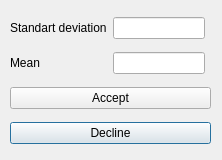
<?xml version="1.0" encoding="UTF-8"?>
<ui version="4.0">
 <class>NoiseParamsDialog</class>
 <widget class="QDialog" name="NoiseParamsDialog">
  <property name="geometry">
   <rect>
    <x>0</x>
    <y>0</y>
    <width>222</width>
    <height>160</height>
   </rect>
  </property>
  <property name="minimumSize">
   <size>
    <width>222</width>
    <height>160</height>
   </size>
  </property>
  <property name="maximumSize">
   <size>
    <width>222</width>
    <height>160</height>
   </size>
  </property>
  <property name="windowTitle">
   <string>Dialog</string>
  </property>
  <property name="sizeGripEnabled">
   <bool>false</bool>
  </property>
  <property name="modal">
   <bool>true</bool>
  </property>
  <widget class="QWidget" name="verticalWidget" native="true">
   <property name="geometry">
    <rect>
     <x>10</x>
     <y>10</y>
     <width>201</width>
     <height>141</height>
    </rect>
   </property>
   <property name="minimumSize">
    <size>
     <width>201</width>
     <height>141</height>
    </size>
   </property>
   <layout class="QGridLayout" name="gridLayout">
    <item row="5" column="0" colspan="3">
     <widget class="QPushButton" name="declineButton">
      <property name="text">
       <string>Decline</string>
      </property>
     </widget>
    </item>
    <item row="0" column="1">
     <widget class="QLineEdit" name="devBox"/>
    </item>
    <item row="2" column="0">
     <widget class="QLabel" name="meanLabel">
      <property name="text">
       <string>Mean</string>
      </property>
     </widget>
    </item>
    <item row="4" column="0" colspan="3">
     <widget class="QPushButton" name="confirmButton">
      <property name="text">
       <string>Accept</string>
      </property>
     </widget>
    </item>
    <item row="2" column="1">
     <widget class="QLineEdit" name="meanBox"/>
    </item>
    <item row="0" column="0">
     <widget class="QLabel" name="devLabel">
      <property name="text">
       <string>Standart deviation</string>
      </property>
     </widget>
    </item>
   </layout>
  </widget>
 </widget>
 <resources/>
 <connections/>
</ui>
